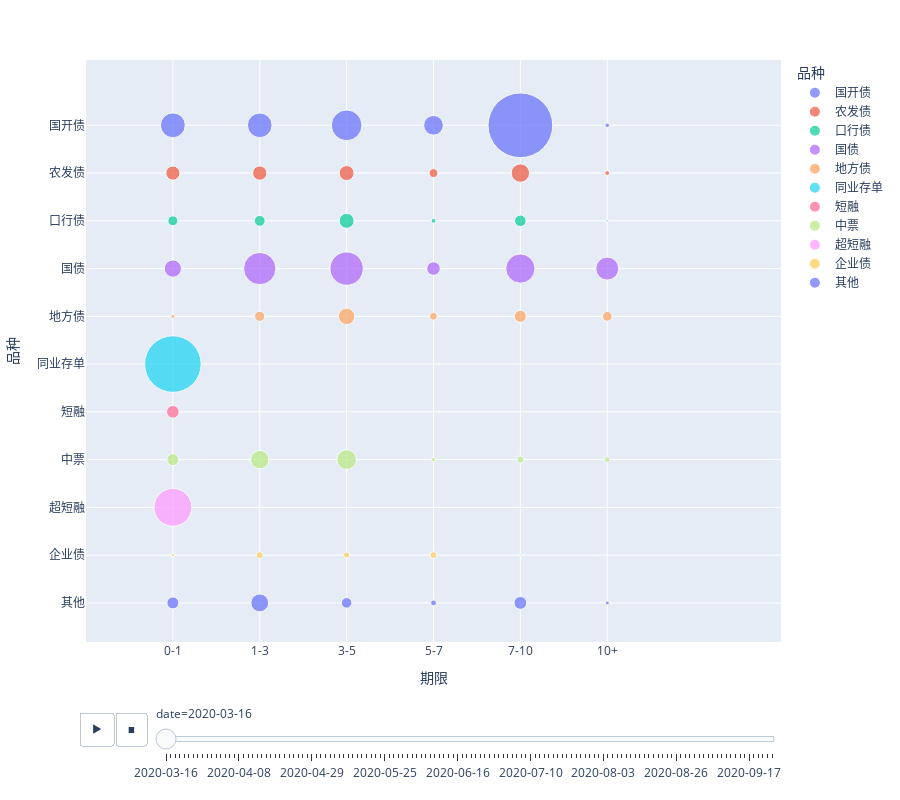

Notebook code cell kept with this figure:
### Code cell
# 绘图 
DrawBubble(data)

### Figure 1 — Plotly figure (JSON) as saved in the notebook; plotly's stock layout.template omitted (floating-point values rounded to 4 significant figures)
{"data": [{"hovertemplate": "品种=%{y}<br>date=2020-03-16<br>期限=%{x}<br>volume=%{marker.size}<extra></extra>", "ids": ["0-1", "1-3", "10+", "3-5", "5-7", "7-10"], "legendgroup": "国开债", "marker": {"color": "#636efa", "size": [182.0, 178.9, 6.05, 277.2, 114.4, 1236.0], "sizemode": "area", "sizeref": 0.589, "symbol": "circle"}, "mode": "markers", "name": "国开债", "orientation": "v", "showlegend": true, "type": "scatter", "x": ["0-1", "1-3", "10+", "3-5", "5-7", "7-10"], "xaxis": "x", "y": ["国开债", "国开债", "国开债", "国开债", "国开债", "国开债"], "yaxis": "y"}, {"hovertemplate": "品种=%{y}<br>date=2020-03-16<br>期限=%{x}<br>volume=%{marker.size}<extra></extra>", "ids": ["0-1", "1-3", "10+", "3-5", "5-7", "7-10"], "legendgroup": "农发债", "marker": {"color": "#EF553B", "size": [59.1, 60.2, 6.9, 65.9, 23.32, 99.85], "sizemode": "area", "sizeref": 0.589, "symbol": "circle"}, "mode": "markers", "name": "农发债", "orientation": "v", "showlegend": true, "type": "scatter", "x": ["0-1", "1-3", "10+", "3-5", "5-7", "7-10"], "xaxis": "x", "y": ["农发债", "农发债", "农发债", "农发债", "农发债", "农发债"], "yaxis": "y"}, {"hovertemplate": "品种=%{y}<br>date=2020-03-16<br>期限=%{x}<br>volume=%{marker.size}<extra></extra>", "ids": ["0-1", "1-3", "10+", "3-5", "5-7", "7-10"], "legendgroup": "口行债", "marker": {"color": "#00cc96", "size": [29, 34.5, 1.4, 66.26, 6.93, 39.5], "sizemode": "area", "sizeref": 0.589, "symbol": "circle"}, "mode": "markers", "name": "口行债", "orientation": "v", "showlegend": true, "type": "scatter", "x": ["0-1", "1-3", "10+", "3-5", "5-7", "7-10"], "xaxis": "x", "y": ["口行债", "口行债", "口行债", "口行债", "口行债", "口行债"], "yaxis": "y"}, {"hovertemplate": "品种=%{y}<br>date=2020-03-16<br>期限=%{x}<br>volume=%{marker.size}<extra></extra>", "ids": ["0-1", "1-3", "10+", "3-5", "5-7", "7-10"], "legendgroup": "国债", "marker": {"color": "#ab63fa", "size": [87.9, 308.3, 155.7, 328.3, 54.1, 252.1], "sizemode": "area", "sizeref": 0.589, "symbol": "circle"}, "mode": "markers", "name": "国债", "orientation": "v", "showlegend": true, "type": "scatter", "x": ["0-1", "1-3", "10+", "3-5", "5-7", "7-10"], "xaxis": "x", "y": ["国债", "国债", "国债", "国债", "国债", "国债"], "yaxis": "y"}, {"hovertemplate": "品种=%{y}<br>date=2020-03-16<br>期限=%{x}<br>volume=%{marker.size}<extra></extra>", "ids": ["0-1", "1-3", "10+", "3-5", "5-7", "7-10"], "legendgroup": "地方债", "marker": {"color": "#FFA15A", "size": [5, 30.7, 27.9, 80.03, 18.1, 42.26], "sizemode": "area", "sizeref": 0.589, "symbol": "circle"}, "mode": "markers", "name": "地方债", "orientation": "v", "showlegend": true, "type": "scatter", "x": ["0-1", "1-3", "10+", "3-5", "5-7", "7-10"], "xaxis": "x", "y": ["地方债", "地方债", "地方债", "地方债", "地方债", "地方债"], "yaxis": "y"}, {"hovertemplate": "品种=%{y}<br>date=2020-03-16<br>期限=%{x}<br>volume=%{marker.size}<extra></extra>", "ids": ["0-1"], "legendgroup": "同业存单", "marker": {"color": "#19d3f3", "size": [944.3], "sizemode": "area", "sizeref": 0.589, "symbol": "circle"}, "mode": "markers", "name": "同业存单", "orientation": "v", "showlegend": true, "type": "scatter", "x": ["0-1"], "xaxis": "x", "y": ["同业存单"], "yaxis": "y"}, {"hovertemplate": "品种=%{y}<br>date=2020-03-16<br>期限=%{x}<br>volume=%{marker.size}<extra></extra>", "ids": ["0-1"], "legendgroup": "短融", "marker": {"color": "#FF6692", "size": [47.09], "sizemode": "area", "sizeref": 0.589, "symbol": "circle"}, "mode": "markers", "name": "短融", "orientation": "v", "showlegend": true, "type": "scatter", "x": ["0-1"], "xaxis": "x", "y": ["短融"], "yaxis": "y"}, {"hovertemplate": "品种=%{y}<br>date=2020-03-16<br>期限=%{x}<br>volume=%{marker.size}<extra></extra>", "ids": ["0-1", "1-3", "10+", "3-5", "5-7", "7-10"], "legendgroup": "中票", "marker": {"color": "#B6E880", "size": [42.72, 100.1, 9.52, 115.1, 5.4, 14.61], "sizemode": "area", "sizeref": 0.589, "symbol": "circle"}, "mode": "markers", "name": "中票", "orientation": "v", "showlegend": true, "type": "scatter", "x": ["0-1", "1-3", "10+", "3-5", "5-7", "7-10"], "xaxis": "x", "y": ["中票", "中票", "中票", "中票", "中票", "中票"], "yaxis": "y"}, {"hovertemplate": "品种=%{y}<br>date=2020-03-16<br>期限=%{x}<br>volume=%{marker.size}<extra></extra>", "ids": ["0-1"], "legendgroup": "超短融", "marker": {"color": "#FF97FF", "size": [421.4], "sizemode": "area", "sizeref": 0.589, "symbol": "circle"}, "mode": "markers", "name": "超短融", "orientation": "v", "showlegend": true, "type": "scatter", "x": ["0-1"], "xaxis": "x", "y": ["超短融"], "yaxis": "y"}, {"hovertemplate": "品种=%{y}<br>date=2020-03-16<br>期限=%{x}<br>volume=%{marker.size}<extra></extra>", "ids": ["0-1", "1-3", "3-5", "5-7", "7-10"], "legendgroup": "企业债", "marker": {"color": "#FECB52", "size": [3.4, 13.9, 10.86, 13.8, 1.3], "sizemode": "area", "sizeref": 0.589, "symbol": "circle"}, "mode": "markers", "name": "企业债", "orientation": "v", "showlegend": true, "type": "scatter", "x": ["0-1", "1-3", "3-5", "5-7", "7-10"], "xaxis": "x", "y": ["企业债", "企业债", "企业债", "企业债", "企业债"], "yaxis": "y"}, {"hovertemplate": "品种=%{y}<br>date=2020-03-16<br>期限=%{x}<br>volume=%{marker.size}<extra></extra>", "ids": ["0-1", "1-3", "10+", "3-5", "5-7", "7-10"], "legendgroup": "其他", "marker": {"color": "#636efa", "size": [42.36, 94.65, 4.6, 33.02, 10.2, 48.29], "sizemode": "area", "sizeref": 0.589, "symbol": "circle"}, "mode": "markers", "name": "其他", "orientation": "v", "showlegend": true, "type": "scatter", "x": ["0-1", "1-3", "10+", "3-5", "5-7", "7-10"], "xaxis": "x", "y": ["其他", "其他", "其他", "其他", "其他", "其他"], "yaxis": "y"}], "layout": {"height": 800, "legend": {"itemsizing": "constant", "title": {"text": "品种"}, "tracegroupgap": 0}, "margin": {"t": 60}, "sliders": [{"active": 0, "currentvalue": {"prefix": "date="}, "len": 0.9, "pad": {"b": 10, "t": 60}, "steps": [{"args": [["2020-03-16"], {"frame": {"duration": 0, "redraw": false}, "fromcurrent": true, "mode": "immediate", "transition": {"duration": 0, "easing": "linear"}}], "label": "2020-03-16", "method": "animate"}, {"args": [["2020-03-17"], {"frame": {"duration": 0, "redraw": false}, "fromcurrent": true, "mode": "immediate", "transition": {"duration": 0, "easing": "linear"}}], "label": "2020-03-17", "method": "animate"}, {"args": [["2020-03-18"], {"frame": {"duration": 0, "redraw": false}, "fromcurrent": true, "mode": "immediate", "transition": {"duration": 0, "easing": "linear"}}], "label": "2020-03-18", "method": "animate"}, {"args": [["2020-03-19"], {"frame": {"duration": 0, "redraw": false}, "fromcurrent": true, "mode": "immediate", "transition": {"duration": 0, "easing": "linear"}}], "label": "2020-03-19", "method": "animate"}, {"args": [["2020-03-20"], {"frame": {"duration": 0, "redraw": false}, "fromcurrent": true, "mode": "immediate", "transition": {"duration": 0, "easing": "linear"}}], "label": "2020-03-20", "method": "animate"}, {"args": [["2020-03-23"], {"frame": {"duration": 0, "redraw": false}, "fromcurrent": true, "mode": "immediate", "transition": {"duration": 0, "easing": "linear"}}], "label": "2020-03-23", "method": "animate"}, {"args": [["2020-03-24"], {"frame": {"duration": 0, "redraw": false}, "fromcurrent": true, "mode": "immediate", "transition": {"duration": 0, "easing": "linear"}}], "label": "2020-03-24", "method": "animate"}, {"args": [["2020-03-25"], {"frame": {"duration": 0, "redraw": false}, "fromcurrent": true, "mode": "immediate", "transition": {"duration": 0, "easing": "linear"}}], "label": "2020-03-25", "method": "animate"}, {"args": [["2020-03-26"], {"frame": {"duration": 0, "redraw": false}, "fromcurrent": true, "mode": "immediate", "transition": {"duration": 0, "easing": "linear"}}], "label": "2020-03-26", "method": "animate"}, {"args": [["2020-03-27"], {"frame": {"duration": 0, "redraw": false}, "fromcurrent": true, "mode": "immediate", "transition": {"duration": 0, "easing": "linear"}}], "label": "2020-03-27", "method": "animate"}, {"args": [["2020-03-30"], {"frame": {"duration": 0, "redraw": false}, "fromcurrent": true, "mode": "immediate", "transition": {"duration": 0, "easing": "linear"}}], "label": "2020-03-30", "method": "animate"}, {"args": [["2020-03-31"], {"frame": {"duration": 0, "redraw": false}, "fromcurrent": true, "mode": "immediate", "transition": {"duration": 0, "easing": "linear"}}], "label": "2020-03-31", "method": "animate"}, {"args": [["2020-04-01"], {"frame": {"duration": 0, "redraw": false}, "fromcurrent": true, "mode": "immediate", "transition": {"duration": 0, "easing": "linear"}}], "label": "2020-04-01", "method": "animate"}, {"args": [["2020-04-02"], {"frame": {"duration": 0, "redraw": false}, "fromcurrent": true, "mode": "immediate", "transition": {"duration": 0, "easing": "linear"}}], "label": "2020-04-02", "method": "animate"}, {"args": [["2020-04-03"], {"frame": {"duration": 0, "redraw": false}, "fromcurrent": true, "mode": "immediate", "transition": {"duration": 0, "easing": "linear"}}], "label": "2020-04-03", "method": "animate"}, {"args": [["2020-04-07"], {"frame": {"duration": 0, "redraw": false}, "fromcurrent": true, "mode": "immediate", "transition": {"duration": 0, "easing": "linear"}}], "label": "2020-04-07", "method": "animate"}, {"args": [["2020-04-08"], {"frame": {"duration": 0, "redraw": false}, "fromcurrent": true, "mode": "immediate", "transition": {"duration": 0, "easing": "linear"}}], "label": "2020-04-08", "method": "animate"}, {"args": [["2020-04-09"], {"frame": {"duration": 0, "redraw": false}, "fromcurrent": true, "mode": "immediate", "transition": {"duration": 0, "easing": "linear"}}], "label": "2020-04-09", "method": "animate"}, {"args": [["2020-04-10"], {"frame": {"duration": 0, "redraw": false}, "fromcurrent": true, "mode": "immediate", "transition": {"duration": 0, "easing": "linear"}}], "label": "2020-04-10", "method": "animate"}, {"args": [["2020-04-13"], {"frame": {"duration": 0, "redraw": false}, "fromcurrent": true, "mode": "immediate", "transition": {"duration": 0, "easing": "linear"}}], "label": "2020-04-13", "method": "animate"}, {"args": [["2020-04-14"], {"frame": {"duration": 0, "redraw": false}, "fromcurrent": true, "mode": "immediate", "transition": {"duration": 0, "easing": "linear"}}], "label": "2020-04-14", "method": "animate"}, {"args": [["2020-04-15"], {"frame": {"duration": 0, "redraw": false}, "fromcurrent": true, "mode": "immediate", "transition": {"duration": 0, "easing": "linear"}}], "label": "2020-04-15", "method": "animate"}, {"args": [["2020-04-16"], {"frame": {"duration": 0, "redraw": false}, "fromcurrent": true, "mode": "immediate", "transition": {"duration": 0, "easing": "linear"}}], "label": "2020-04-16", "method": "animate"}, {"args": [["2020-04-17"], {"frame": {"duration": 0, "redraw": false}, "fromcurrent": true, "mode": "immediate", "transition": {"duration": 0, "easing": "linear"}}], "label": "2020-04-17", "method": "animate"}, {"args": [["2020-04-20"], {"frame": {"duration": 0, "redraw": false}, "fromcurrent": true, "mode": "immediate", "transition": {"duration": 0, "easing": "linear"}}], "label": "2020-04-20", "method": "animate"}, {"args": [["2020-04-21"], {"frame": {"duration": 0, "redraw": false}, "fromcurrent": true, "mode": "immediate", "transition": {"duration": 0, "easing": "linear"}}], "label": "2020-04-21", "method": "animate"}, {"args": [["2020-04-22"], {"frame": {"duration": 0, "redraw": false}, "fromcurrent": true, "mode": "immediate", "transition": {"duration": 0, "easing": "linear"}}], "label": "2020-04-22", "method": "animate"}, {"args": [["2020-04-23"], {"frame": {"duration": 0, "redraw": false}, "fromcurrent": true, "mode": "immediate", "transition": {"duration": 0, "easing": "linear"}}], "label": "2020-04-23", "method": "animate"}, {"args": [["2020-04-24"], {"frame": {"duration": 0, "redraw": false}, "fromcurrent": true, "mode": "immediate", "transition": {"duration": 0, "easing": "linear"}}], "label": "2020-04-24", "method": "animate"}, {"args": [["2020-04-26"], {"frame": {"duration": 0, "redraw": false}, "fromcurrent": true, "mode": "immediate", "transition": {"duration": 0, "easing": "linear"}}], "label": "2020-04-26", "method": "animate"}, {"args": [["2020-04-27"], {"frame": {"duration": 0, "redraw": false}, "fromcurrent": true, "mode": "immediate", "transition": {"duration": 0, "easing": "linear"}}], "label": "2020-04-27", "method": "animate"}, {"args": [["2020-04-28"], {"frame": {"duration": 0, "redraw": false}, "fromcurrent": true, "mode": "immediate", "transition": {"duration": 0, "easing": "linear"}}], "label": "2020-04-28", "method": "animate"}, {"args": [["2020-04-29"], {"frame": {"duration": 0, "redraw": false}, "fromcurrent": true, "mode": "immediate", "transition": {"duration": 0, "easing": "linear"}}], "label": "2020-04-29", "method": "animate"}, {"args": [["2020-04-30"], {"frame": {"duration": 0, "redraw": false}, "fromcurrent": true, "mode": "immediate", "transition": {"duration": 0, "easing": "linear"}}], "label": "2020-04-30", "method": "animate"}, {"args": [["2020-05-06"], {"frame": {"duration": 0, "redraw": false}, "fromcurrent": true, "mode": "immediate", "transition": {"duration": 0, "easing": "linear"}}], "label": "2020-05-06", "method": "animate"}, {"args": [["2020-05-07"], {"frame": {"duration": 0, "redraw": false}, "fromcurrent": true, "mode": "immediate", "transition": {"duration": 0, "easing": "linear"}}], "label": "2020-05-07", "method": "animate"}, {"args": [["2020-05-08"], {"frame": {"duration": 0, "redraw": false}, "fromcurrent": true, "mode": "immediate", "transition": {"duration": 0, "easing": "linear"}}], "label": "2020-05-08", "method": "animate"}, {"args": [["2020-05-09"], {"frame": {"duration": 0, "redraw": false}, "fromcurrent": true, "mode": "immediate", "transition": {"duration": 0, "easing": "linear"}}], "label": "2020-05-09", "method": "animate"}, {"args": [["2020-05-11"], {"frame": {"duration": 0, "redraw": false}, "fromcurrent": true, "mode": "immediate", "transition": {"duration": 0, "easing": "linear"}}], "label": "2020-05-11", "method": "animate"}, {"args": [["2020-05-12"], {"frame": {"duration": 0, "redraw": false}, "fromcurrent": true, "mode": "immediate", "transition": {"duration": 0, "easing": "linear"}}], "label": "2020-05-12", "method": "animate"}, {"args": [["2020-05-13"], {"frame": {"duration": 0, "redraw": false}, "fromcurrent": true, "mode": "immediate", "transition": {"duration": 0, "easing": "linear"}}], "label": "2020-05-13", "method": "animate"}, {"args": [["2020-05-14"], {"frame": {"duration": 0, "redraw": false}, "fromcurrent": true, "mode": "immediate", "transition": {"duration": 0, "easing": "linear"}}], "label": "2020-05-14", "method": "animate"}, {"args": [["2020-05-15"], {"frame": {"duration": 0, "redraw": false}, "fromcurrent": true, "mode": "immediate", "transition": {"duration": 0, "easing": "linear"}}], "label": "2020-05-15", "method": "animate"}, {"args": [["2020-05-18"], {"frame": {"duration": 0, "redraw": false}, "fromcurrent": true, "mode": "immediate", "transition": {"duration": 0, "easing": "linear"}}], "label": "2020-05-18", "method": "animate"}, {"args": [["2020-05-19"], {"frame": {"duration": 0, "redraw": false}, "fromcurrent": true, "mode": "immediate", "transition": {"duration": 0, "easing": "linear"}}], "label": "2020-05-19", "method": "animate"}, {"args": [["2020-05-20"], {"frame": {"duration": 0, "redraw": false}, "fromcurrent": true, "mode": "immediate", "transition": {"duration": 0, "easing": "linear"}}], "label": "2020-05-20", "method": "animate"}, {"args": [["2020-05-21"], {"frame": {"duration": 0, "redraw": false}, "fromcurrent": true, "mode": "immediate", "transition": {"duration": 0, "easing": "linear"}}], "label": "2020-05-21", "method": "animate"}, {"args": [["2020-05-22"], {"frame": {"duration": 0, "redraw": false}, "fromcurrent": true, "mode": "immediate", "transition": {"duration": 0, "easing": "linear"}}], "label": "2020-05-22", "method": "animate"}, {"args": [["2020-05-25"], {"frame": {"duration": 0, "redraw": false}, "fromcurrent": true, "mode": "immediate", "transition": {"duration": 0, "easing": "linear"}}], "label": "2020-05-25", "method": "animate"}, {"args": [["2020-05-26"], {"frame": {"duration": 0, "redraw": false}, "fromcurrent": true, "mode": "immediate", "transition": {"duration": 0, "easing": "linear"}}], "label": "2020-05-26", "method": "animate"}, {"args": [["2020-05-27"], {"frame": {"duration": 0, "redraw": false}, "fromcurrent": true, "mode": "immediate", "transition": {"duration": 0, "easing": "linear"}}], "label": "2020-05-27", "method": "animate"}, {"args": [["2020-05-28"], {"frame": {"duration": 0, "redraw": false}, "fromcurrent": true, "mode": "immediate", "transition": {"duration": 0, "easing": "linear"}}], "label": "2020-05-28", "method": "animate"}, {"args": [["2020-05-29"], {"frame": {"duration": 0, "redraw": false}, "fromcurrent": true, "mode": "immediate", "transition": {"duration": 0, "easing": "linear"}}], "label": "2020-05-29", "method": "animate"}, {"args": [["2020-06-01"], {"frame": {"duration": 0, "redraw": false}, "fromcurrent": true, "mode": "immediate", "transition": {"duration": 0, "easing": "linear"}}], "label": "2020-06-01", "method": "animate"}, {"args": [["2020-06-02"], {"frame": {"duration": 0, "redraw": false}, "fromcurrent": true, "mode": "immediate", "transition": {"duration": 0, "easing": "linear"}}], "label": "2020-06-02", "method": "animate"}, {"args": [["2020-06-03"], {"frame": {"duration": 0, "redraw": false}, "fromcurrent": true, "mode": "immediate", "transition": {"duration": 0, "easing": "linear"}}], "label": "2020-06-03", "method": "animate"}, {"args": [["2020-06-04"], {"frame": {"duration": 0, "redraw": false}, "fromcurrent": true, "mode": "immediate", "transition": {"duration": 0, "easing": "linear"}}], "label": "2020-06-04", "method": "animate"}, {"args": [["2020-06-05"], {"frame": {"duration": 0, "redraw": false}, "fromcurrent": true, "mode": "immediate", "transition": {"duration": 0, "easing": "linear"}}], "label": "2020-06-05", "method": "animate"}, {"args": [["2020-06-08"], {"frame": {"duration": 0, "redraw": false}, "fromcurrent": true, "mode": "immediate", "transition": {"duration": 0, "easing": "linear"}}], "label": "2020-06-08", "method": "animate"}, {"args": [["2020-06-09"], {"frame": {"duration": 0, "redraw": false}, "fromcurrent": true, "mode": "immediate", "transition": {"duration": 0, "easing": "linear"}}], "label": "2020-06-09", "method": "animate"}, {"args": [["2020-06-10"], {"frame": {"duration": 0, "redraw": false}, "fromcurrent": true, "mode": "immediate", "transition": {"duration": 0, "easing": "linear"}}], "label": "2020-06-10", "method": "animate"}, {"args": [["2020-06-11"], {"frame": {"duration": 0, "redraw": false}, "fromcurrent": true, "mode": "immediate", "transition": {"duration": 0, "easing": "linear"}}], "label": "2020-06-11", "method": "animate"}, {"args": [["2020-06-12"], {"frame": {"duration": 0, "redraw": false}, "fromcurrent": true, "mode": "immediate", "transition": {"duration": 0, "easing": "linear"}}], "label": "2020-06-12", "method": "animate"}, {"args": [["2020-06-15"], {"frame": {"duration": 0, "redraw": false}, "fromcurrent": true, "mode": "immediate", "transition": {"duration": 0, "easing": "linear"}}], "label": "2020-06-15", "method": "animate"}, {"args": [["2020-06-16"], {"frame": {"duration": 0, "redraw": false}, "fromcurrent": true, "mode": "immediate", "transition": {"duration": 0, "easing": "linear"}}], "label": "2020-06-16", "method": "animate"}, {"args": [["2020-06-17"], {"frame": {"duration": 0, "redraw": false}, "fromcurrent": true, "mode": "immediate", "transition": {"duration": 0, "easing": "linear"}}], "label": "2020-06-17", "method": "animate"}, {"args": [["2020-06-18"], {"frame": {"duration": 0, "redraw": false}, "fromcurrent": true, "mode": "immediate", "transition": {"duration": 0, "easing": "linear"}}], "label": "2020-06-18", "method": "animate"}, {"args": [["2020-06-19"], {"frame": {"duration": 0, "redraw": false}, "fromcurrent": true, "mode": "immediate", "transition": {"duration": 0, "easing": "linear"}}], "label": "2020-06-19", "method": "animate"}, {"args": [["2020-06-22"], {"frame": {"duration": 0, "redraw": false}, "fromcurrent": true, "mode": "immediate", "transition": {"duration": 0, "easing": "linear"}}], "label": "2020-06-22", "method": "animate"}, {"args": [["2020-06-23"], {"frame": {"duration": 0, "redraw": false}, "fromcurrent": true, "mode": "immediate", "transition": {"duration": 0, "easing": "linear"}}], "label": "2020-06-23", "method": "animate"}, {"args": [["2020-06-24"], {"frame": {"duration": 0, "redraw": false}, "fromcurrent": true, "mode": "immediate", "transition": {"duration": 0, "easing": "linear"}}], "label": "2020-06-24", "method": "animate"}, {"args": [["2020-06-28"], {"frame": {"duration": 0, "redraw": false}, "fromcurrent": true, "mode": "immediate", "transition": {"duration": 0, "easing": "linear"}}], "label": "2020-06-28", "method": "animate"}, {"args": [["2020-06-29"], {"frame": {"duration": 0, "redraw": false}, "fromcurrent": true, "mode": "immediate", "transition": {"duration": 0, "easing": "linear"}}], "label": "2020-06-29", "method": "animate"}, {"args": [["2020-06-30"], {"frame": {"duration": 0, "redraw": false}, "fromcurrent": true, "mode": "immediate", "transition": {"duration": 0, "easing": "linear"}}], "label": "2020-06-30", "method": "animate"}, {"args": [["2020-07-01"], {"frame": {"duration": 0, "redraw": false}, "fromcurrent": true, "mode": "immediate", "transition": {"duration": 0, "easing": "linear"}}], "label": "2020-07-01", "method": "animate"}, {"args": [["2020-07-02"], {"frame": {"duration": 0, "redraw": false}, "fromcurrent": true, "mode": "immediate", "transition": {"duration": 0, "easing": "linear"}}], "label": "2020-07-02", "method": "animate"}, {"args": [["2020-07-06"], {"frame": {"duration": 0, "redraw": false}, "fromcurrent": true, "mode": "immediate", "transition": {"duration": 0, "easing": "linear"}}], "label": "2020-07-06", "method": "animate"}, {"args": [["2020-07-07"], {"frame": {"duration": 0, "redraw": false}, "fromcurrent": true, "mode": "immediate", "transition": {"duration": 0, "easing": "linear"}}], "label": "2020-07-07", "method": "animate"}, {"args": [["2020-07-08"], {"frame": {"duration": 0, "redraw": false}, "fromcurrent": true, "mode": "immediate", "transition": {"duration": 0, "easing": "linear"}}], "label": "2020-07-08", "method": "animate"}, {"args": [["2020-07-09"], {"frame": {"duration": 0, "redraw": false}, "fromcurrent": true, "mode": "immediate", "transition": {"duration": 0, "easing": "linear"}}], "label": "2020-07-09", "method": "animate"}, {"args": [["2020-07-10"], {"frame": {"duration": 0, "redraw": false}, "fromcurrent": true, "mode": "immediate", "transition": {"duration": 0, "easing": "linear"}}], "label": "2020-07-10", "method": "animate"}, {"args": [["2020-07-13"], {"frame": {"duration": 0, "redraw": false}, "fromcurrent": true, "mode": "immediate", "transition": {"duration": 0, "easing": "linear"}}], "label": "2020-07-13", "method": "animate"}, {"args": [["2020-07-14"], {"frame": {"duration": 0, "redraw": false}, "fromcurrent": true, "mode": "immediate", "transition": {"duration": 0, "easing": "linear"}}], "label": "2020-07-14", "method": "animate"}, {"args": [["2020-07-15"], {"frame": {"duration": 0, "redraw": false}, "fromcurrent": true, "mode": "immediate", "transition": {"duration": 0, "easing": "linear"}}], "label": "2020-07-15", "method": "animate"}, {"args": [["2020-07-16"], {"frame": {"duration": 0, "redraw": false}, "fromcurrent": true, "mode": "immediate", "transition": {"duration": 0, "easing": "linear"}}], "label": "2020-07-16", "method": "animate"}, {"args": [["2020-07-17"], {"frame": {"duration": 0, "redraw": false}, "fromcurrent": true, "mode": "immediate", "transition": {"duration": 0, "easing": "linear"}}], "label": "2020-07-17", "method": "animate"}, {"args": [["2020-07-20"], {"frame": {"duration": 0, "redraw": false}, "fromcurrent": true, "mode": "immediate", "transition": {"duration": 0, "easing": "linear"}}], "label": "2020-07-20", "method": "animate"}, {"args": [["2020-07-21"], {"frame": {"duration": 0, "redraw": false}, "fromcurrent": true, "mode": "immediate", "transition": {"duration": 0, "easing": "linear"}}], "label": "2020-07-21", "method": "animate"}, {"args": [["2020-07-22"], {"frame": {"duration": 0, "redraw": false}, "fromcurrent": true, "mode": "immediate", "transition": {"duration": 0, "easing": "linear"}}], "label": "2020-07-22", "method": "animate"}, {"args": [["2020-07-23"], {"frame": {"duration": 0, "redraw": false}, "fromcurrent": true, "mode": "immediate", "transition": {"duration": 0, "easing": "linear"}}], "label": "2020-07-23", "method": "animate"}, {"args": [["2020-07-24"], {"frame": {"duration": 0, "redraw": false}, "fromcurrent": true, "mode": "immediate", "transition": {"duration": 0, "easing": "linear"}}], "label": "2020-07-24", "method": "animate"}, {"args": [["2020-07-27"], {"frame": {"duration": 0, "redraw": false}, "fromcurrent": true, "mode": "immediate", "transition": {"duration": 0, "easing": "linear"}}], "label": "2020-07-27", "method": "animate"}, {"args": [["2020-07-28"], {"frame": {"duration": 0, "redraw": false}, "fromcurrent": true, "mode": "immediate", "transition": {"duration": 0, "easing": "linear"}}], "label": "2020-07-28", "method": "animate"}, {"args": [["2020-07-29"], {"frame": {"duration": 0, "redraw": false}, "fromcurrent": true, "mode": "immediate", "transition": {"duration": 0, "easing": "linear"}}], "label": "2020-07-29", "method": "animate"}, {"args": [["2020-07-30"], {"frame": {"duration": 0, "redraw": false}, "fromcurrent": true, "mode": "immediate", "transition": {"duration": 0, "easing": "linear"}}], "label": "2020-07-30", "method": "animate"}, {"args": [["2020-07-31"], {"frame": {"duration": 0, "redraw": false}, "fromcurrent": true, "mode": "immediate", "transition": {"duration": 0, "easing": "linear"}}], "label": "2020-07-31", "method": "animate"}, {"args": [["2020-08-03"], {"frame": {"duration": 0, "redraw": false}, "fromcurrent": true, "mode": "immediate", "transition": {"duration": 0, "easing": "linear"}}], "label": "2020-08-03", "method": "animate"}, {"args": [["2020-08-04"], {"frame": {"duration": 0, "redraw": false}, "fromcurrent": true, "mode": "immediate", "transition": {"duration": 0, "easing": "linear"}}], "label": "2020-08-04", "method": "animate"}, {"args": [["2020-08-05"], {"frame": {"duration": 0, "redraw": false}, "fromcurrent": true, "mode": "immediate", "transition": {"duration": 0, "easing": "linear"}}], "label": "2020-08-05", "method": "animate"}, {"args": [["2020-08-06"], {"frame": {"duration": 0, "redraw": false}, "fromcurrent": true, "mode": "immediate", "transition": {"duration": 0, "easing": "linear"}}], "label": "2020-08-06", "method": "animate"}, {"args": [["2020-08-07"], {"frame": {"duration": 0, "redraw": false}, "fromcurrent": true, "mode": "immediate", "transition": {"duration": 0, "easing": "linear"}}], "label": "2020-08-07", "method": "animate"}, {"args": [["2020-08-10"], {"frame": {"duration": 0, "redraw": false}, "fromcurrent": true, "mode": "immediate", "transition": {"duration": 0, "easing": "linear"}}], "label": "2020-08-10", "method": "animate"}, {"args": [["2020-08-11"], {"frame": {"duration": 0, "redraw": false}, "fromcurrent": true, "mode": "immediate", "transition": {"duration": 0, "easing": "linear"}}], "label": "2020-08-11", "method": "animate"}, {"args": [["2020-08-13"], {"frame": {"duration": 0, "redraw": false}, "fromcurrent": true, "mode": "immediate", "transition": {"duration": 0, "easing": "linear"}}], "label": "2020-08-13", "method": "animate"}, {"args": [["2020-08-14"], {"frame": {"duration": 0, "redraw": false}, "fromcurrent": true, "mode": "immediate", "transition": {"duration": 0, "easing": "linear"}}], "label": "2020-08-14", "method": "animate"}, {"args": [["2020-08-17"], {"frame": {"duration": 0, "redraw": false}, "fromcurrent": true, "mode": "immediate", "transition": {"duration": 0, "easing": "linear"}}], "label": "2020-08-17", "method": "animate"}, {"args": [["2020-08-18"], {"frame": {"duration": 0, "redraw": false}, "fromcurrent": true, "mode": "immediate", "transition": {"duration": 0, "easing": "linear"}}], "label": "2020-08-18", "method": "animate"}, {"args": [["2020-08-19"], {"frame": {"duration": 0, "redraw": false}, "fromcurrent": true, "mode": "immediate", "transition": {"duration": 0, "easing": "linear"}}], "label": "2020-08-19", "method": "animate"}, {"args": [["2020-08-20"], {"frame": {"duration": 0, "redraw": false}, "fromcurrent": true, "mode": "immediate", "transition": {"duration": 0, "easing": "linear"}}], "label": "2020-08-20", "method": "animate"}, {"args": [["2020-08-21"], {"frame": {"duration": 0, "redraw": false}, "fromcurrent": true, "mode": "immediate", "transition": {"duration": 0, "easing": "linear"}}], "label": "2020-08-21", "method": "animate"}, {"args": [["2020-08-24"], {"frame": {"duration": 0, "redraw": false}, "fromcurrent": true, "mode": "immediate", "transition": {"duration": 0, "easing": "linear"}}], "label": "2020-08-24", "method": "animate"}, {"args": [["2020-08-25"], {"frame": {"duration": 0, "redraw": false}, "fromcurrent": true, "mode": "immediate", "transition": {"duration": 0, "easing": "linear"}}], "label": "2020-08-25", "method": "animate"}, {"args": [["2020-08-26"], {"frame": {"duration": 0, "redraw": false}, "fromcurrent": true, "mode": "immediate", "transition": {"duration": 0, "easing": "linear"}}], "label": "2020-08-26", "method": "animate"}, {"args": [["2020-08-27"], {"frame": {"duration": 0, "redraw": false}, "fromcurrent": true, "mode": "immediate", "transition": {"duration": 0, "easing": "linear"}}], "label": "2020-08-27", "method": "animate"}, {"args": [["2020-08-28"], {"frame": {"duration": 0, "redraw": false}, "fromcurrent": true, "mode": "immediate", "transition": {"duration": 0, "easing": "linear"}}], "label": "2020-08-28", "method": "animate"}, {"args": [["2020-08-31"], {"frame": {"duration": 0, "redraw": false}, "fromcurrent": true, "mode": "immediate", "transition": {"duration": 0, "easing": "linear"}}], "label": "2020-08-31", "method": "animate"}, {"args": [["2020-09-01"], {"frame": {"duration": 0, "redraw": false}, "fromcurrent": true, "mode": "immediate", "transition": {"duration": 0, "easing": "linear"}}], "label": "2020-09-01", "method": "animate"}, {"args": [["2020-09-02"], {"frame": {"duration": 0, "redraw": false}, "fromcurrent": true, "mode": "immediate", "transition": {"duration": 0, "easing": "linear"}}], "label": "2020-09-02", "method": "animate"}, {"args": [["2020-09-03"], {"frame": {"duration": 0, "redraw": false}, "fromcurrent": true, "mode": "immediate", "transition": {"duration": 0, "easing": "linear"}}], "label": "2020-09-03", "method": "animate"}, {"args": [["2020-09-04"], {"frame": {"duration": 0, "redraw": false}, "fromcurrent": true, "mode": "immediate", "transition": {"duration": 0, "easing": "linear"}}], "label": "2020-09-04", "method": "animate"}, {"args": [["2020-09-07"], {"frame": {"duration": 0, "redraw": false}, "fromcurrent": true, "mode": "immediate", "transition": {"duration": 0, "easing": "linear"}}], "label": "2020-09-07", "method": "animate"}, {"args": [["2020-09-08"], {"frame": {"duration": 0, "redraw": false}, "fromcurrent": true, "mode": "immediate", "transition": {"duration": 0, "easing": "linear"}}], "label": "2020-09-08", "method": "animate"}, {"args": [["2020-09-09"], {"frame": {"duration": 0, "redraw": false}, "fromcurrent": true, "mode": "immediate", "transition": {"duration": 0, "easing": "linear"}}], "label": "2020-09-09", "method": "animate"}, {"args": [["2020-09-10"], {"frame": {"duration": 0, "redraw": false}, "fromcurrent": true, "mode": "immediate", "transition": {"duration": 0, "easing": "linear"}}], "label": "2020-09-10", "method": "animate"}, {"args": [["2020-09-11"], {"frame": {"duration": 0, "redraw": false}, "fromcurrent": true, "mode": "immediate", "transition": {"duration": 0, "easing": "linear"}}], "label": "2020-09-11", "method": "animate"}, {"args": [["2020-09-14"], {"frame": {"duration": 0, "redraw": false}, "fromcurrent": true, "mode": "immediate", "transition": {"duration": 0, "easing": "linear"}}], "label": "2020-09-14", "method": "animate"}, {"args": [["2020-09-15"], {"frame": {"duration": 0, "redraw": false}, "fromcurrent": true, "mode": "immediate", "transition": {"duration": 0, "easing": "linear"}}], "label": "2020-09-15", "method": "animate"}, {"args": [["2020-09-16"], {"frame": {"duration": 0, "redraw": false}, "fromcurrent": true, "mode": "immediate", "transition": {"duration": 0, "easing": "linear"}}], "label": "2020-09-16", "method": "animate"}, {"args": [["2020-09-17"], {"frame": {"duration": 0, "redraw": false}, "fromcurrent": true, "mode": "immediate", "transition": {"duration": 0, "easing": "linear"}}], "label": "2020-09-17", "method": "animate"}, {"args": [["2020-09-18"], {"frame": {"duration": 0, "redraw": false}, "fromcurrent": true, "mode": "immediate", "transition": {"duration": 0, "easing": "linear"}}], "label": "2020-09-18", "method": "animate"}, {"args": [["2020-09-21"], {"frame": {"duration": 0, "redraw": false}, "fromcurrent": true, "mode": "immediate", "transition": {"duration": 0, "easing": "linear"}}], "label": "2020-09-21", "method": "animate"}, {"args": [["2020-09-23"], {"frame": {"duration": 0, "redraw": false}, "fromcurrent": true, "mode": "immediate", "transition": {"duration": 0, "easing": "linear"}}], "label": "2020-09-23", "method": "animate"}, {"args": [["2020-09-24"], {"frame": {"duration": 0, "redraw": false}, "fromcurrent": true, "mode": "immediate", "transition": {"duration": 0, "easing": "linear"}}], "label": "2020-09-24", "method": "animate"}, {"args": [["2020-09-25"], {"frame": {"duration": 0, "redraw": false}, "fromcurrent": true, "mode": "immediate", "transition": {"duration": 0, "easing": "linear"}}], "label": "2020-09-25", "method": "animate"}], "x": 0.1, "xanchor": "left", "y": 0, "yanchor": "top"}], "updatemenus": [{"buttons": [{"args": [null, {"frame": {"duration": 500, "redraw": false}, "fromcurrent": true, "mode": "immediate", "transition": {"duration": 500, "easing": "linear"}}], "label": "&#9654;", "method": "animate"}, {"args": [[null], {"frame": {"duration": 0, "redraw": false}, "fromcurrent": true, "mode": "immediate", "transition": {"duration": 0, "easing": "linear"}}], "label": "&#9724;", "method": "animate"}], "direction": "left", "pad": {"r": 10, "t": 70}, "showactive": false, "type": "buttons", "x": 0.1, "xanchor": "right", "y": 0, "yanchor": "top"}], "xaxis": {"anchor": "y", "categoryarray": ["0-1", "1-3", "3-5", "5-7", "7-10", "10+"], "categoryorder": "array", "domain": [0, 1], "range": [-1, 7], "title": {"text": "期限"}}, "yaxis": {"anchor": "x", "categoryarray": ["其他", "企业债", "超短融", "中票", "短融", "同业存单", "地方债", "国债", "口行债", "农发债", "国开债"], "categoryorder": "array", "domain": [0, 1], "title": {"text": "品种"}}}}
